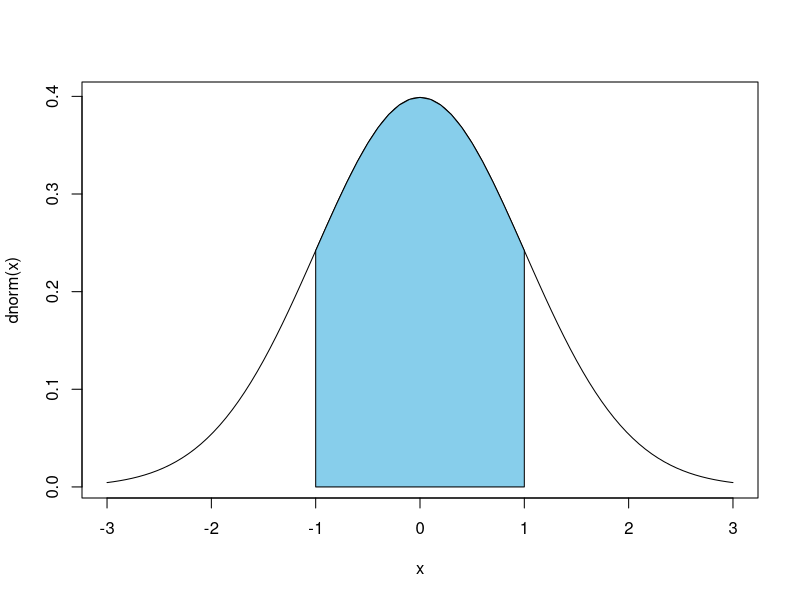
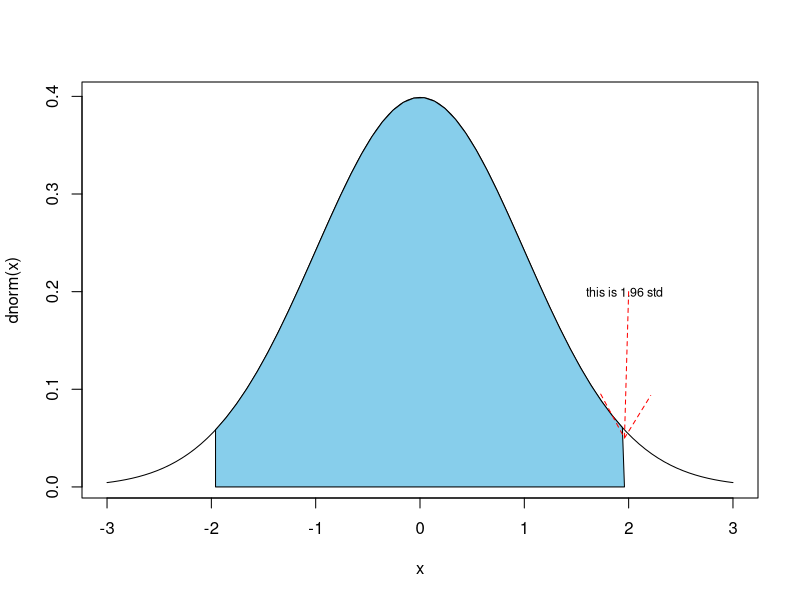
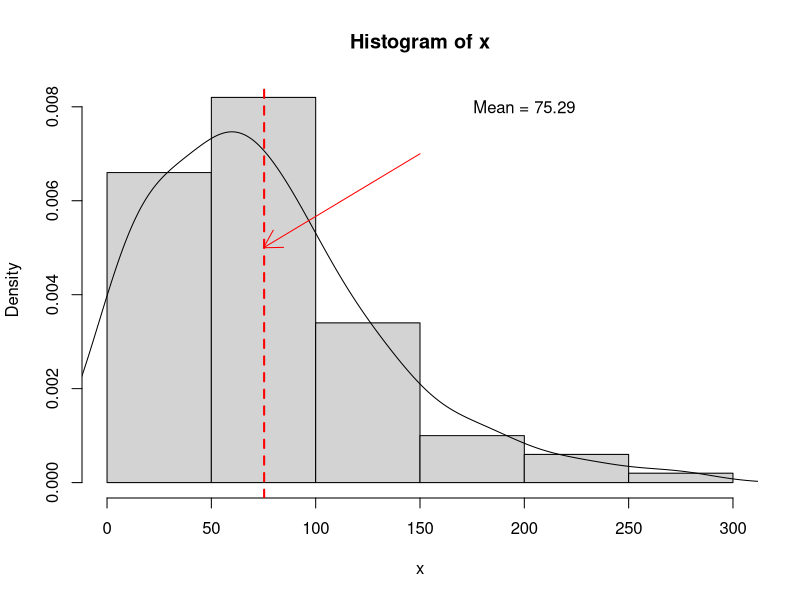
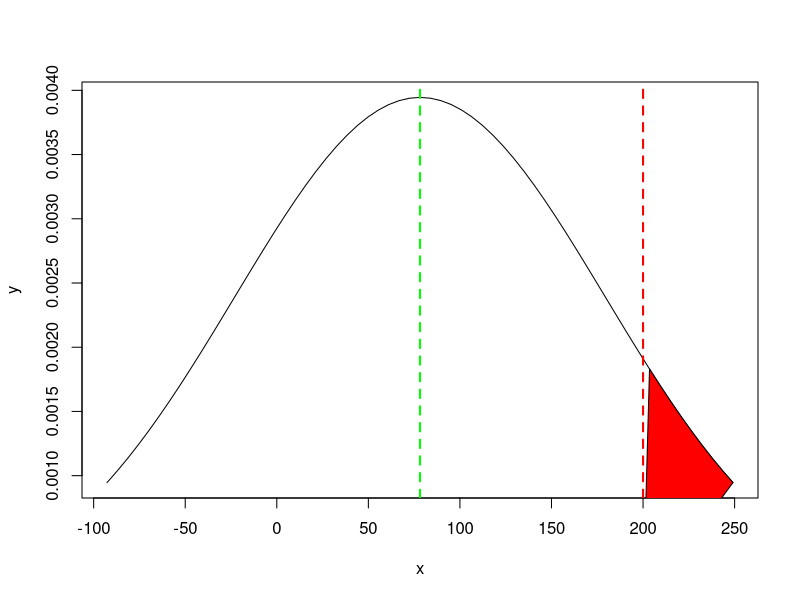

These figures' R source, in order:
# NORMAL DIST.

# P(x = 0)

pnorm(0)

# CDF

seq(0, 3, 1)
pnorm(seq(0, 3, 1))

pnorm(c(1.64, 1.96, 2.53))

# Intervals

# P(-1 <= x <= 1)

pnorm(-1)
pnorm(1)
pnorm(1) - pnorm(-1)

# visual 

x <- rnorm(100)

c.x <- c(-1, seq(-1, 1, 0.1), 1)
c.y <- c(0, dnorm(seq(-1, 1, 0.1)), 0)
curve(dnorm(x), xlim = c(-3, 3))
polygon(c.x, c.y, col = "skyblue")

# 90 percentile 
# P(-1.64 <= x <= 1.64)

pnorm(1.64) - pnorm(-1.64)

# 95 percentile
# P(-1.96 <= x <= 1.96)

pnorm(1.96) - pnorm(-1.96) # 95th percentile

c.x <- c(-1.96, seq(-1.96, 1.96, 0.1), 1.96)
c.y <- c(0, dnorm(seq(-1.96, 1.96, 00.1)), 0)
curve(dnorm(x), xlim = c(-3, 3))
polygon(c.x, c.y, col = "skyblue")

text(1.96, 0.2, "this is 1.96 std", cex = 0.75)
arrows(2, 0.2, 1.96, 0.05, length = 0.5, code = 2, lty = 2, col = "red", cex = 0.5)

# 99 percentile
# P(-2.53 <= x <= 2.53)

pnorm(2.58) - pnorm(-2.58)

# sample distribution

x <- abs(round(rnorm(100)*100, 0))

hist(x, freq = FALSE); lines(density(x))
abline(v = mean(x), col = "red", lwd = 2, lty = 2)
text(200, 0.008, paste("Mean =", mean(x)))
arrows(150, 0.007, 75, 0.005, length = 0.2, code = 2, col = "red")

# P(x < mean(x))

pnorm(mean(x), mean(x), sd(x))

# P(x <= 200)

1 - pnorm(200, mean(x), sd(x))

vec <- abs(round(rnorm(100)*100, 0))

x <- (seq(-3, 3, 0.1)*sd(vec))+mean(vec)
y <- dnorm(x, mean(x), sd(x))

plot(x, y, type = "l")
abline(v = mean(vec), col = "green", lty = 2, lwd = 2)

# P(x >= 200)

1- pnorm(200, mean(vec), sd(vec))
#abline(v = (1 - qnorm(0.0183, mean(vec), sd(vec))))
abline(v = qnorm(pnorm(200, mean(vec), sd(vec)), mean(vec), sd(vec)), lty = 2, lwd = 2, col = "red")

polygon(c( x[x >=200], 200), c(y[x >= 200], 0), col = "red") # the area shaded represents 0.01831919 percent of area under the curve

# junk

qnorm(0.025) # 95th percentile value i.e. 1.96
-qnorm((1-0.95)/2)